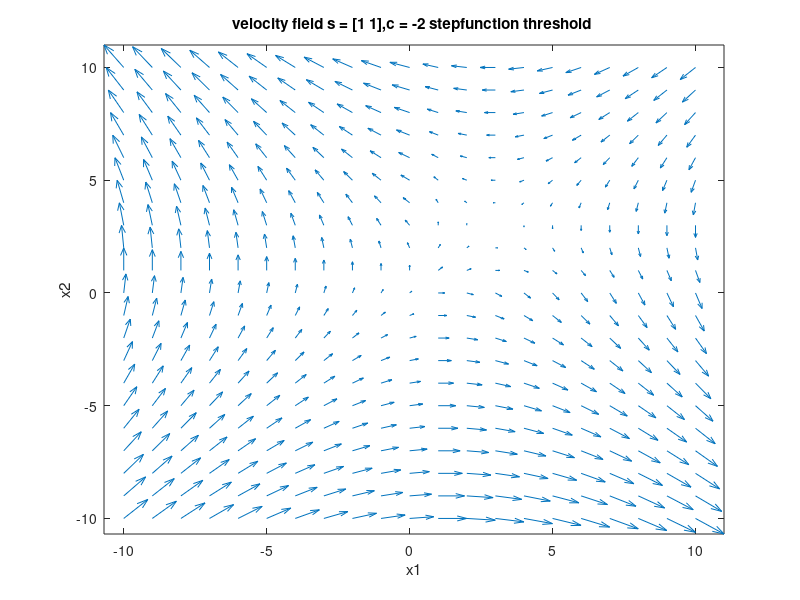
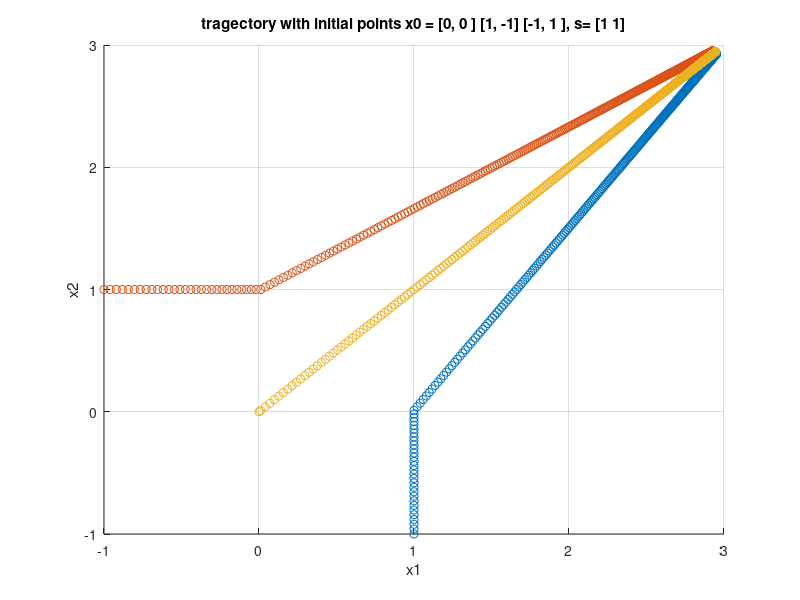

These figures' MATLAB source, in order:
% Neural Dynamics Exercise 6 
% Po-Hsuan Huang
% 2014/12/17
% Q2_7
% plot vector field of the matrix

%% 
close
clear

c = -2;

s = [1;1];

A = [0 1 ; 1 0];

point = -10:1:10;

thres =@(g) (g<=0)*0+(g>0)*1;

for i =1:length(point)
for j = 1:length (point)
    
    u(i,j,:)=-[point(i);point(j)]-c*A*[thres(point(i));thres(point(j))]+s;
    
end
end


S3= u(:,:,1)+u(:,:,2)==0;
stable = find(S3); % index of non-zero element, which is the stable point
% r =mod(stable,length(point));
% c =(stable-r)/length(point); 

[x ,y ]= meshgrid(-10:1:10);

row = S3.*x;
col = S3.*y;

figure(1)
quiver(x,y,u(:,:,1),u(:,:,2)); hold on
%plot(row,col,'ro');
xlabel('x1');
ylabel('x2');
title({'velocity field s = [1 1],c = -2 stepfunction threshold '})
axis tight
hold off
%% Tragectory

%% Dynamical system solution

dt = 1e-2;
T_t = 4;
x0 = [ 1, -1 ;-1, 1; 0, 0];
time = 0:dt:T_t;


figure(2)
for  trail = 1:3
    
    
w(:,1)= x0(trail,:)';

for iter =1 : length(time)-1
    w(:,iter+1) = w(:,iter)+(-[w(1,iter);w(2,iter)]-c*A*[thres(w(1,iter));thres(w(2,iter))]+s)*dt;  
    % check if x= inv(V)*y transform can produce correct trajactory in realspace 
    
end
i = 1:1:length(time);
% transform y back to real space.

scatter(w(1,:),w(2,:));  % trajactory in real space

hold on
end
title('tragectory with initial points x0 = [0, 0 ] [1, -1] [-1, 1 ], s= [1 1]')
xlabel('x1');
ylabel('x2');
grid on
hold off